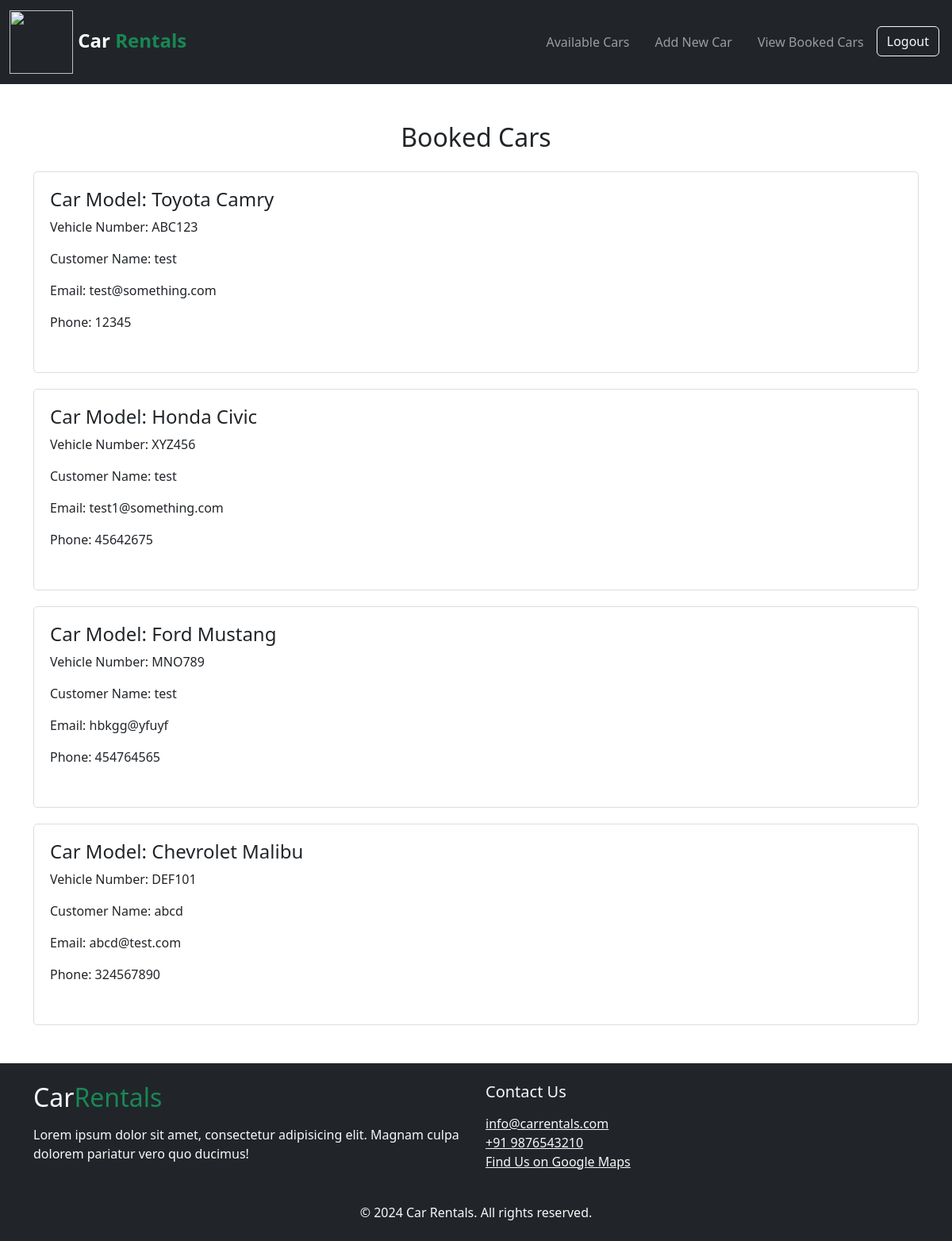
The app's page /view_booked_cars.php (signed in) with its own data.
### tables this page shows
CREATE TABLE `cars` (
  `id` int(11) NOT NULL,
  `model` varchar(255) NOT NULL,
  `number` varchar(50) NOT NULL,
  `seating_capacity` int(11) NOT NULL,
  `rent_per_day` decimal(10,2) NOT NULL,
  `created_at` timestamp NOT NULL DEFAULT current_timestamp(),
  `updated_at` timestamp NOT NULL DEFAULT current_timestamp() ON UPDATE current_timestamp(),
  `is_booked` tinyint(1) DEFAULT 0
);

CREATE TABLE `users` (
  `id` int(11) NOT NULL,
  `full_name` varchar(255) NOT NULL,
  `phone` varchar(20) NOT NULL,
  `email` varchar(255) NOT NULL,
  `id_number` varchar(50) NOT NULL,
  `address` text NOT NULL,
  `password` varchar(255) NOT NULL,
  `user_type` enum('agency','customer') NOT NULL,
  `created_at` timestamp NOT NULL DEFAULT current_timestamp()
);

### view_booked_cars.php (the view, shortened to what this page needs)
<?php
include('db_config.php');
$sql = "SELECT cars.model, cars.number, users.full_name, users.email, users.phone
        FROM cars
        INNER JOIN users ON cars.id = users.id
        WHERE cars.is_booked = 1";
$result = $conn->query($sql);
?>
<?php include('header.php'); ?>
<div class="container my-5">
    <h2 class="text-center mb-4">Booked Cars</h2>
    <?php if ($result->num_rows > 0) : ?>
        <?php while ($row = $result->fetch_assoc()) : ?>
            <div class="booked-cars-list">
                <div class="booked-cars-item">
                    <h4>Car Model: <?php echo htmlspecialchars($row['model']); ?></h4>
                    <p>Vehicle Number: <?php echo htmlspecialchars($row['number']); ?></p>
                    <p>Customer Name: <?php echo htmlspecialchars($row['full_name']); ?></p>
                    <p>Email: <?php echo htmlspecialchars($row['email']); ?></p>
                    <p>Phone: <?php echo htmlspecialchars($row['phone']); ?></p>
                </div>
            </div>
        <?php endwhile; ?>
    <?php else : ?>
        <div class="alert alert-info" role="alert">
            No cars have been booked yet.
        </div>
    <?php endif; ?>
</div>
<?php include('footer.php'); ?>

### view_booked_cars.php (style rules this page uses)
.booked-cars-list { margin-bottom: 20px; padding: 10px; border: 1px solid #ddd; border-radius: 5px; }
.booked-cars-item { margin-bottom: 15px; padding: 10px; border-bottom: 1px solid #ddd; }
.booked-cars-item:last-child { border-bottom: none; }

### records on screen
cars: model "Toyota Camry", number "ABC123", users.full_name "test", users.email "test@something.com", users.phone "12345"
cars: model "Honda Civic", number "XYZ456", users.full_name "test", users.email "test1@something.com", users.phone "45642675"
cars: model "Ford Mustang", number "MNO789", users.full_name "test", users.email "hbkgg@yfuyf", users.phone "454764565"
cars: model "Chevrolet Malibu", number "DEF101", users.full_name "abcd", users.email "abcd@test.com", users.phone "324567890"
